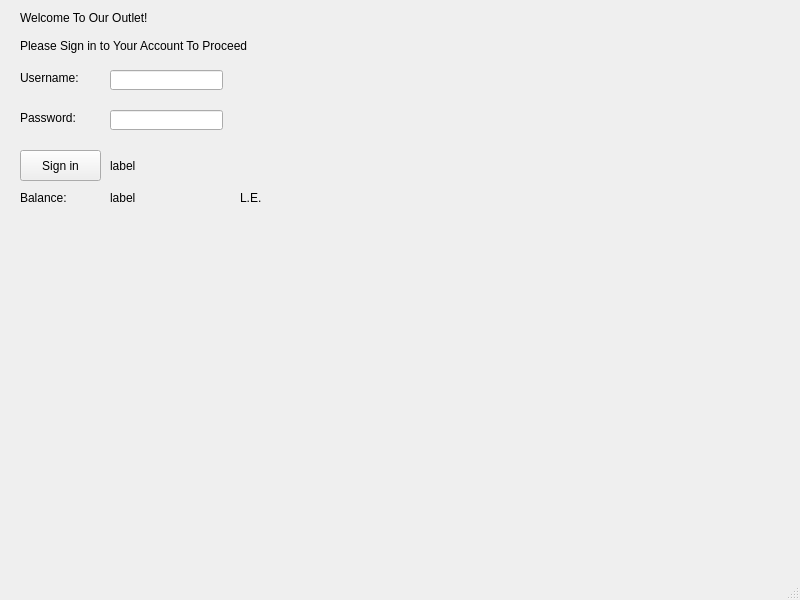
<?xml version="1.0" encoding="UTF-8"?>
<ui version="4.0">
 <class>SignIn</class>
 <widget class="QMainWindow" name="SignIn">
  <property name="geometry">
   <rect>
    <x>0</x>
    <y>0</y>
    <width>800</width>
    <height>600</height>
   </rect>
  </property>
  <property name="windowTitle">
   <string>SignIn</string>
  </property>
  <widget class="QWidget" name="centralwidget">
   <widget class="QLabel" name="label_WLCM">
    <property name="geometry">
     <rect>
      <x>20</x>
      <y>10</y>
      <width>141</width>
      <height>16</height>
     </rect>
    </property>
    <property name="text">
     <string>Welcome To Our Outlet!</string>
    </property>
   </widget>
   <widget class="QLabel" name="label_Prompt">
    <property name="geometry">
     <rect>
      <x>20</x>
      <y>30</y>
      <width>261</width>
      <height>31</height>
     </rect>
    </property>
    <property name="text">
     <string>Please Sign in to Your Account To Proceed</string>
    </property>
   </widget>
   <widget class="QLabel" name="label_userprompt">
    <property name="geometry">
     <rect>
      <x>20</x>
      <y>70</y>
      <width>81</width>
      <height>16</height>
     </rect>
    </property>
    <property name="text">
     <string>Username:</string>
    </property>
   </widget>
   <widget class="QLabel" name="label_pswdprompt">
    <property name="geometry">
     <rect>
      <x>20</x>
      <y>110</y>
      <width>71</width>
      <height>16</height>
     </rect>
    </property>
    <property name="text">
     <string>Password:</string>
    </property>
   </widget>
   <widget class="QLineEdit" name="lineEdit_userName">
    <property name="geometry">
     <rect>
      <x>110</x>
      <y>70</y>
      <width>113</width>
      <height>20</height>
     </rect>
    </property>
    <property name="text">
     <string/>
    </property>
   </widget>
   <widget class="QLineEdit" name="lineEdit_pswd">
    <property name="geometry">
     <rect>
      <x>110</x>
      <y>110</y>
      <width>113</width>
      <height>20</height>
     </rect>
    </property>
   </widget>
   <widget class="QPushButton" name="pushButton_signin">
    <property name="geometry">
     <rect>
      <x>20</x>
      <y>150</y>
      <width>81</width>
      <height>31</height>
     </rect>
    </property>
    <property name="text">
     <string>Sign in</string>
    </property>
   </widget>
   <widget class="QLabel" name="label_balance">
    <property name="geometry">
     <rect>
      <x>20</x>
      <y>190</y>
      <width>81</width>
      <height>16</height>
     </rect>
    </property>
    <property name="text">
     <string>Balance:</string>
    </property>
   </widget>
   <widget class="QLabel" name="label_balanceVal">
    <property name="geometry">
     <rect>
      <x>110</x>
      <y>190</y>
      <width>111</width>
      <height>16</height>
     </rect>
    </property>
    <property name="text">
     <string>label</string>
    </property>
   </widget>
   <widget class="QLabel" name="Currency">
    <property name="geometry">
     <rect>
      <x>240</x>
      <y>190</y>
      <width>41</width>
      <height>16</height>
     </rect>
    </property>
    <property name="text">
     <string>L.E.</string>
    </property>
   </widget>
   <widget class="QLabel" name="label_Warning">
    <property name="geometry">
     <rect>
      <x>110</x>
      <y>150</y>
      <width>251</width>
      <height>31</height>
     </rect>
    </property>
    <property name="text">
     <string>label</string>
    </property>
   </widget>
  </widget>
  <widget class="QMenuBar" name="menubar">
   <property name="geometry">
    <rect>
     <x>0</x>
     <y>0</y>
     <width>800</width>
     <height>17</height>
    </rect>
   </property>
  </widget>
  <widget class="QStatusBar" name="statusbar"/>
 </widget>
 <resources/>
 <connections/>
</ui>
